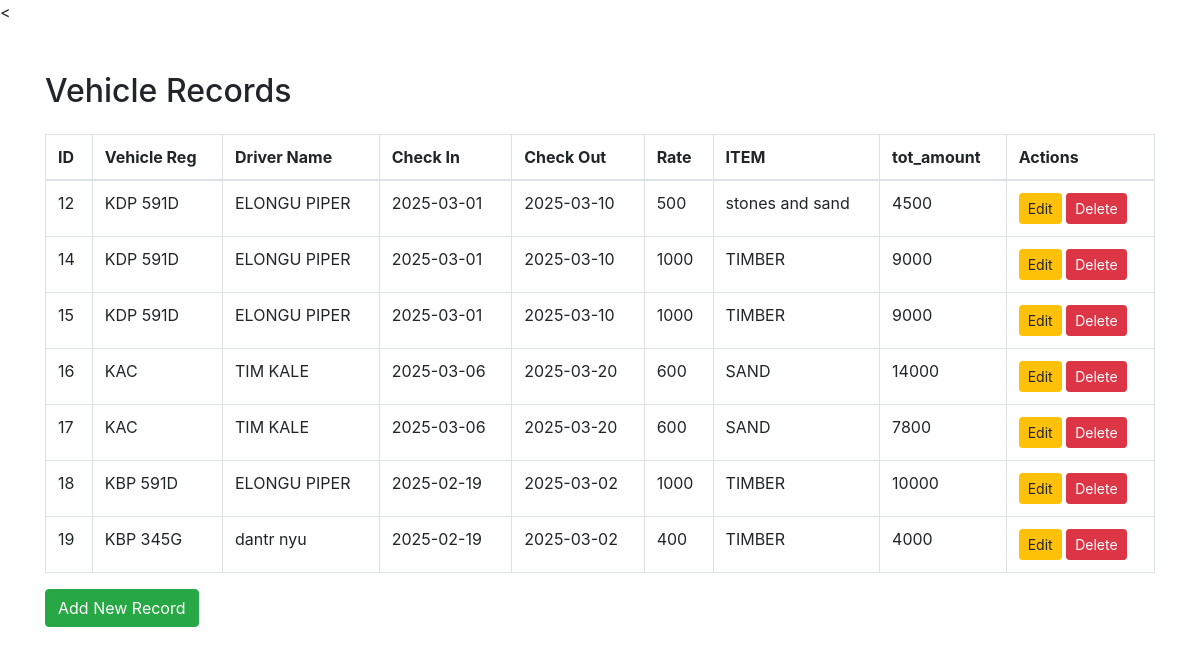
Screenshot of /display.php with the database file from the repository.
### tables this page shows
CREATE TABLE `info` (
  `vehicle_reg` varchar(200) NOT NULL,
  `driver_name` varchar(200) NOT NULL,
  `check_inn` date NOT NULL,
  `check_out` date NOT NULL,
  `rate` int(200) NOT NULL,
  `ITEM` varchar(200) NOT NULL,
  `time` int(128) NOT NULL,
  `tot_amount` int(128) NOT NULL,
  `id` int(11) NOT NULL
);

### display.php (the view, shortened to what this page needs)
<?php
require_once "config.php";
$sql = "SELECT id, vehicle_reg, driver_name, check_inn, check_out, rate, ITEM,tot_amount FROM info";
$result = mysqli_query($link, $sql);
?>
<!DOCTYPE html>
<html lang="en">
<head>
    <link rel="stylesheet" href="https://stackpath.bootstrapcdn.com/bootstrap/4.5.2/css/bootstrap.min.css">
</head>
<body>
    <div class="container mt-5">
        <h2 class="mb-4">Vehicle Records</h2>
        <table class="table table-bordered">
            <thead>
                <tr>
                    <th>ID</th>
                    <th>Vehicle Reg</th>
                    <th>Driver Name</th>
                    <th>Check In</th>
                    <th>Check Out</th>
                    <th>Rate</th>
                    <th>ITEM</th>
                    <th>tot_amount</th>
                    <th>Actions</th>
                </tr>
            </thead>
            <tbody>
                <?php
                if ($result) {
                    while ($row = mysqli_fetch_assoc($result)) {
                        echo "<tr>";
                        echo "<td>" . htmlspecialchars($row['id']) . "</td>";
                        echo "<td>" . htmlspecialchars($row['vehicle_reg']) . "</td>";
                        echo "<td>" . htmlspecialchars($row['driver_name']) . "</td>";
                        echo "<td>" . htmlspecialchars($row['check_inn']) . "</td>";
                        echo "<td>" . htmlspecialchars($row['check_out']) . "</td>";
                        echo "<td>" . htmlspecialchars($row['rate']) . "</td>";
                        echo "<td>" . htmlspecialchars($row['ITEM']) . "</td>";
                        echo "<td>" . htmlspecialchars($row['tot_amount']) . "</td>";
                        echo "<td>";
                        echo '<a href="update.php?id=' . $row['id'] . '" class="btn btn-warning btn-sm">Edit</a> ';
                        echo '<a href="delete.php?id=' . $row['id'] . '" class="btn btn-danger btn-sm" onclick="return confirm(\'Are you sure you want to delete this record?\');">Delete</a>';
                        echo "</td>";
                        echo "</tr>";
                    }
                } else {
                    echo "<tr><td colspan='8'>No records found</td></tr>";
                }
                ?>
            </tbody>
        </table>
        <a href="insert.php" class="btn btn-success">Add New Record</a>
    </div>
</body>
</html>

### rows the page displays
info: id "12", vehicle_reg "KDP 591D", driver_name "ELONGU PIPER", check_inn "2025-03-01", check_out "2025-03-10", rate "500", ITEM "stones and sand", tot_amount "4500"
info: id "14", vehicle_reg "KDP 591D", driver_name "ELONGU PIPER", check_inn "2025-03-01", check_out "2025-03-10", rate "1000", ITEM "TIMBER", tot_amount "9000"
info: id "15", vehicle_reg "KDP 591D", driver_name "ELONGU PIPER", check_inn "2025-03-01", check_out "2025-03-10", rate "1000", ITEM "TIMBER", tot_amount "9000"
info: id "16", vehicle_reg "KAC", driver_name "TIM KALE", check_inn "2025-03-06", check_out "2025-03-20", rate "600", ITEM "SAND", tot_amount "14000"
info: id "17", vehicle_reg "KAC", driver_name "TIM KALE", check_inn "2025-03-06", check_out "2025-03-20", rate "600", ITEM "SAND", tot_amount "7800"
info: id "18", vehicle_reg "KBP 591D", driver_name "ELONGU PIPER", check_inn "2025-02-19", check_out "2025-03-02", rate "1000", ITEM "TIMBER", tot_amount "10000"
info: id "19", vehicle_reg "KBP 345G", driver_name "dantr nyu", check_inn "2025-02-19", check_out "2025-03-02", rate "400", ITEM "TIMBER", tot_amount "4000"
